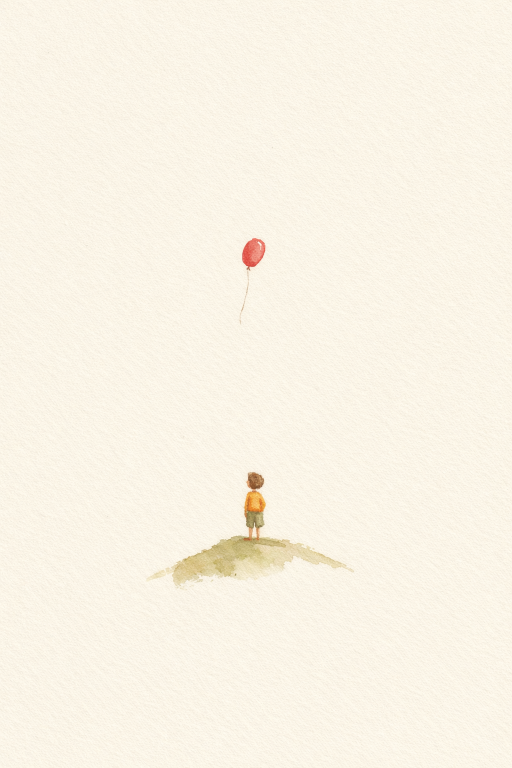
#> input picture dedication_art.png, 1024 x 1536 px, given in place of cover_art_v3.png, which was not available (shown at 1/2 size)
$ python make_cover_square.py
#> lines starting #> are read from the running program, lines starting #| are printed output that depends on the picture; pictures that were not available may be replaced by others from this repository, and a replacement may not be noted
#!/usr/bin/env python3
"""
Cover for Stella & Yakob — square 8.5x8.5" @ 300 DPI = 2550x2550 px
Layout: illustration top ~62%, title zone bottom ~38%
"""
from PIL import Image, ImageDraw, ImageFont

PX    = 2550
BG    = (251, 249, 244)
INK   = (38, 28, 20)
MUTED = (110, 96, 78)

# Illustration zone height (top portion)
ILL_H = int(PX * 0.62)   # ~1581px

# Load cover art
art = Image.open("/home/user/workspace/cover_art_v3.png").convert("RGBA")
aw, ah = art.size
#> aw = 1024; ah = 1536

# Scale to fill ILL_H height, centered
scale = min(PX / aw, ILL_H / ah)
#> scale = 1.03
nw = int(aw * scale)
#> nw = 1054
nh = int(ah * scale)
#> nh = 1581
art = art.resize((nw, nh), Image.LANCZOS)
#> art: PIL image 1054x1581 RGBA

page = Image.new("RGBA", (PX, PX), BG + (255,))
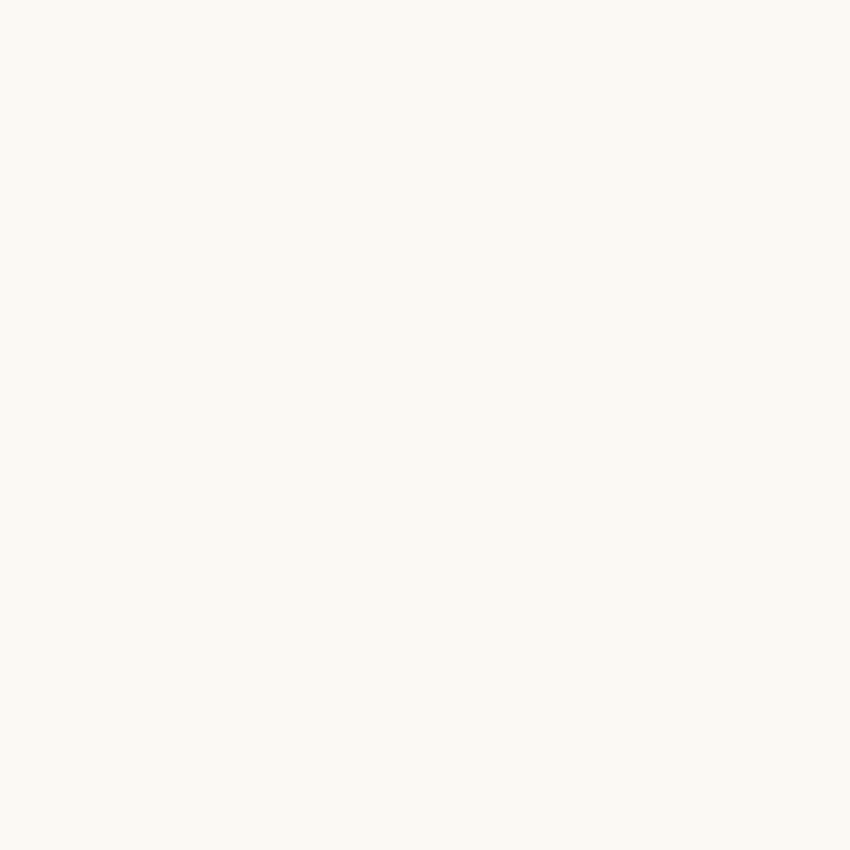
#> page: PIL image 2550x2550 RGBA (shown at 1/3 size); mean R, G, B, A 251, 249, 244, 255
x = (PX - nw) // 2
#> x = 748
y = ILL_H - nh   # bottom-align in illustration zone
#> y = 0
page.paste(art, (x, y), art)

draw = ImageDraw.Draw(page)

# Subtle separator
pad = int(PX * 0.18)
draw.line([(pad, ILL_H + 12), (PX - pad, ILL_H + 12)], fill=(195, 182, 162, 160), width=2)

# Fonts
font_title    = ImageFont.truetype("/home/user/workspace/Lora-Bold.ttf", 148)
font_subtitle = ImageFont.truetype("/home/user/workspace/Lora-Italic.ttf", 72)
font_author   = ImageFont.truetype("/home/user/workspace/Lora-Italic.ttf", 58)

def draw_centered(text, font, y, color):
    bb = font.getbbox(text)
    tw = bb[2] - bb[0]
    th = bb[3] - bb[1]
    x  = (PX - tw) // 2
    draw.text((x, y), text, font=font, fill=color)
    return y + th + 22

y = ILL_H + 60
y = draw_centered("Stella & Yakob", font_title, y, INK)
y += 10
y = draw_centered("Une histoire formidable", font_subtitle, y, MUTED)
y += 38

# thin rule
rule_w = int(PX * 0.28)
rx = (PX - rule_w) // 2
draw.line([(rx, y), (rx + rule_w, y)], fill=(170, 155, 130, 140), width=2)
y += 32

draw_centered("Paul Fleury", font_author, y, MUTED)

out = "/home/user/workspace/cover_square.png"
page.convert("RGB").save(out, "PNG", dpi=(300, 300))
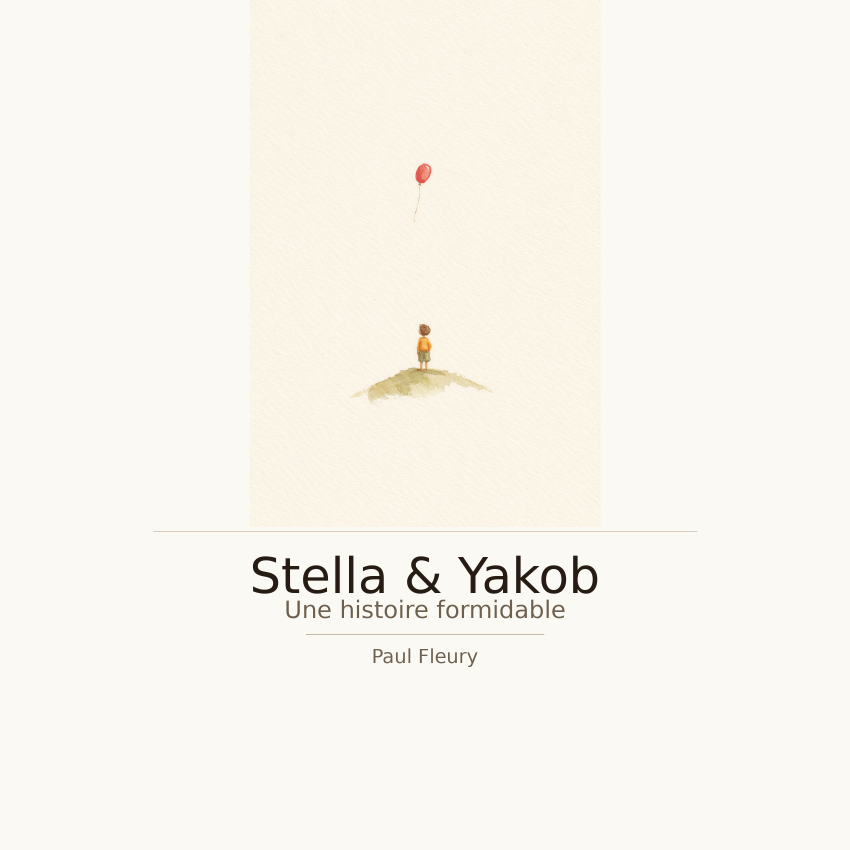
#> saved as cover_square.png: PIL image 2550x2550 RGB (shown at 1/3 size); mean R, G, B 249.2, 246.1, 238.8
print(f"Cover saved: {out}")
